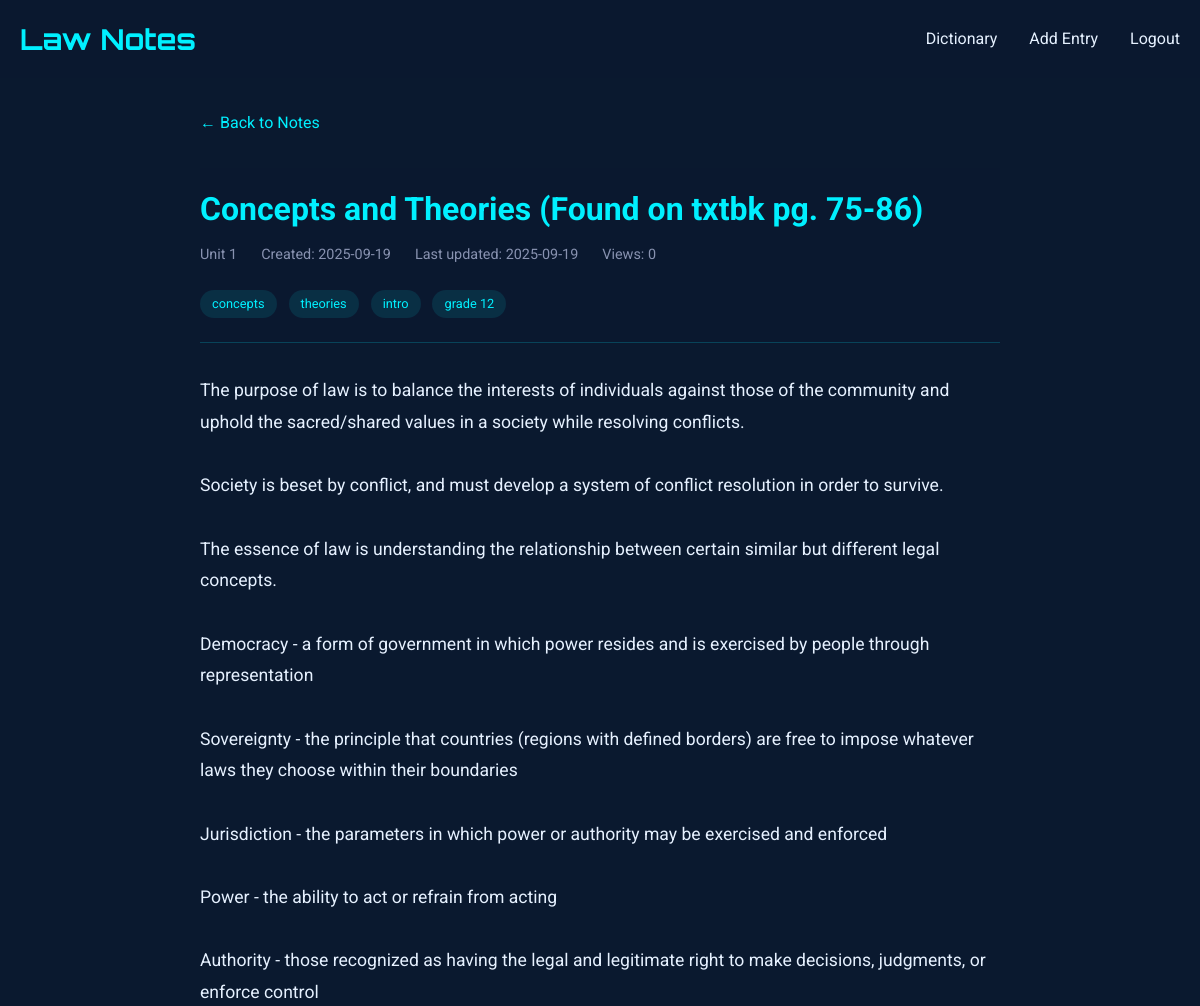
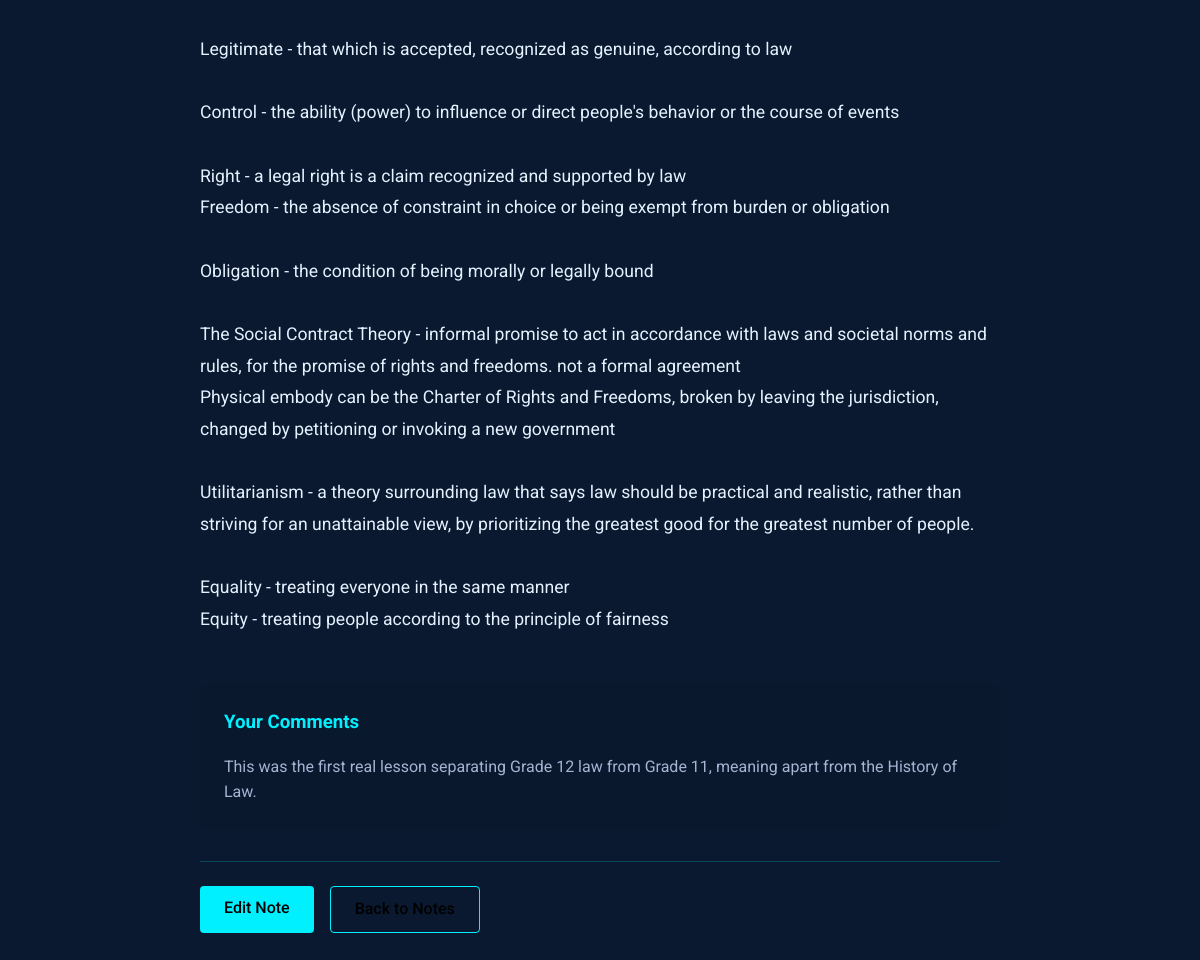
/notes/29 (signed in), run on the app's committed database (2 pictures, top to bottom).
### tables this page shows
CREATE TABLE notes (
    id INTEGER PRIMARY KEY AUTOINCREMENT,
    title TEXT NOT NULL,                -- short title for the note
    content TEXT NOT NULL,              -- the full note text
    unit_number INTEGER,                -- optional: to group with course units
    tags TEXT,                          -- comma-separated or JSON for filtering/search
    related_entries TEXT,               -- store glossary ids (e.g., "1,4,5") for cross-linking
    created_at TIMESTAMP DEFAULT CURRENT_TIMESTAMP,
    last_updated TIMESTAMP DEFAULT CURRENT_TIMESTAMP,
    views INTEGER DEFAULT 0,            -- track popularity
    is_favorite BOOLEAN DEFAULT 0,      -- quick flag for starred notes
    comments TEXT                       -- optional: your own thoughts or annotations
);

### notes_routes.py (the view, shortened to what this page needs)
@notes_bp.route('/<int:note_id>')
def view_note(note_id):
    if not session.get("name"):
        return redirect("/auth/login")
    db = SQL("sqlite:///notes.db")
    note = db.execute("""
        SELECT *,
               strftime('%Y-%m-%d', created_at) as created_date,
               strftime('%Y-%m-%d', last_updated) as last_updated
        FROM notes
        WHERE id = :id
    """, id=note_id)
    if not note:
        abort(404)
    note = note[0]
    db.execute("""
        UPDATE notes
        SET views = COALESCE(views, 0) + 1
        WHERE id = :id
    """, id=note_id)
    content = note['content']
    content = re.sub(r'^# (.*?)$', r'<h1>\1</h1>', content, flags=re.MULTILINE)
    content = re.sub(r'^## (.*?)$', r'<h2>\1</h2>', content, flags=re.MULTILINE)
    content = re.sub(r'^### (.*?)$', r'<h3>\1</h3>', content, flags=re.MULTILINE)
    content = re.sub(r'\*\*(.*?)\*\*', r'<strong>\1</strong>', content)
    content = re.sub(r'\*(.*?)\*', r'<em>\1</em>', content)
    content = re.sub(r'^\s*[-*] (.*?)$', r'<li>\1</li>', content, flags=re.MULTILINE)
    content = re.sub(r'(<li>.*</li>)', r'<ul>\1</ul>', content, flags=re.DOTALL)
    content = re.sub(r'^> (.*?)$', r'<blockquote>\1</blockquote>', content, flags=re.MULTILINE)
    content = content.replace('\n', '<br>')
    content = re.sub(
        r'<aside>\s*💡\s*(.*?)\s*</aside>',
        r'<div class="callout"><div class="callout-emoji">💡</div><div class="callout-content">\1</div></div>',
        content,
        flags=re.DOTALL
    )
    sections = re.split(r'(<h[1-3]>.*?</h[1-3]>)', content)
    processed_sections = []
    for i, section in enumerate(sections):
        if section.startswith('<h'):
            processed_sections.append(section)
        elif section.strip():
            if not any(tag in section for tag in ['<p>', '<ul>', '<ol>', '<blockquote>', '<div class="callout">']):
                section = f'<p>{section}</p>'
            processed_sections.append(section)
    processed_content = '\n'.join(processed_sections)
    related_entries = []
    return render_template('notes/view.html',
                         note=note,
                         content=processed_content,
                         related_entries=related_entries)

### sql.py (called while the page is built, shortened)
def _enable_logging(f):
    import logging
    import functools
    import os
    @functools.wraps(f)
    def decorator(*args, **kwargs):
        try:
            import flask
        except ModuleNotFoundError:
            return f(*args, **kwargs)
        disabled = logging.getLogger("cs50").disabled
        if flask.current_app and os.getenv("FLASK_ENV") == "development":
            logging.getLogger("cs50").disabled = False
        try:
            return f(*args, **kwargs)
        finally:
            logging.getLogger("cs50").disabled = disabled
    return decorator

def _parse_placeholder(token):
    import re
    import sqlparse
    if (
        not isinstance(token, sqlparse.sql.Token)
        or token.ttype != sqlparse.tokens.Name.Placeholder
    ):
        raise TypeError()
    if token.value == "?":
        return "qmark", None
    matches = re.search(r"^:([1-9]\d*)$", token.value)
    if matches:
        return "numeric", int(matches.group(1)) - 1
    matches = re.search(r"^:([a-zA-Z]\w*)$", token.value)
    if matches:
        return "named", matches.group(1)

    def __del__(self):
        self._disconnect()

    def _disconnect(self):
        if hasattr(_data, self._name()):
            getattr(_data, self._name()).close()
            delattr(_data, self._name())

    def _name(self):
        return str(hash(self))

        def connect(dbapi_connection, connection_record):
            try:
                if isinstance(
                    dbapi_connection, sqlite3.Connection
                ):  # If back end is sqlite
                    cursor = dbapi_connection.cursor()
                    cursor.execute("PRAGMA foreign_keys=ON")
                    cursor.close()
            except:
                pass

### templates/notes/view.html (shortened to what this page needs)
{% extends "notes/base.html" %}
{% block content %}
<div class="container" style="max-width: 800px; margin: 0 auto;">
    <div style="margin-bottom: 1rem;">
        <a href="{{ url_for('notes.index') }}" style="color: var(--primary); text-decoration: none; display: inline-flex; align-items: center; margin-bottom: 1rem;">
            ← Back to Notes
        </a>
    </div>
    <article class="note">
        <header class="note-header">
            <h1 class="note-title">
                {{ note.title }}
            </h1>
            <div class="note-meta">
                {% if note.unit_number %}
                <span>Unit {{ note.unit_number }}</span>
                {% endif %}
                <span>Created: {{ note.created_date }}</span>
                <span>Last updated: {{ note.last_updated }}</span>
                <span>Views: {{ note.views or 0 }}</span>
            </div>
            {% if note.tags %}
            <div class="note-tags" style="margin-top: 1rem;">
                {% for tag in note.tags.split(',') %}
                    <span class="tag">{{ tag.strip() }}</span>
                {% endfor %}
            </div>
            {% endif %}
        </header>
        <div class="note-content">
            {{ content|safe }}
        </div>
        {% if note.comments %}
        <div class="note-comments" style="margin-top: 3rem; padding: 1.5rem; background: rgba(10, 25, 47, 0.5); border-radius: 6px;">
            <h3 style="color: var(--primary); margin-top: 0; margin-bottom: 1rem;">Your Comments</h3>
            <p style="margin: 0; color: #a8b2d1;">{{ note.comments|replace('\n', '<br>')|safe }}</p>
        </div>
        {% endif %}
        <div class="actions">
            <a href="{{ url_for('notes.edit_note', note_id=note.id) }}" class="btn" style="background: var(--primary); color: #000;">
                Edit Note
            </a>
            <a href="{{ url_for('notes.index') }}" class="btn" style="background: transparent; border: 1px solid var(--primary);">
                Back to Notes
            </a>
        </div>
    </article>
</div>
{% endblock %}

### templates/dictionary/base.html (style rules this page uses)
:root { --primary: #00f0ff; --bg-dark: #0a192f; --text: #e6f1ff; --success: #2ecc71; --error: #e74c3c; }
body { font-family: 'Roboto', sans-serif; background-color: var(--bg-dark); color: var(--text); line-height: 1.6; margin: 0; padding: 0; }
.container { max-width: 1200px; margin: 0 auto; padding: 0 20px; }
header { background: rgba(10, 25, 47, 0.9); padding: 1rem 0; }
.btn { display: inline-block; padding: 0.6rem 1.5rem; background: var(--primary); color: #000; border: none; border-radius: 4px; cursor: pointer; text-decoration: none; font-weight: 500; transition: all 0.3s; }

### templates/notes/view.html (style rules this page uses)
.note-header { margin-bottom: 2rem; padding-bottom: 1rem; border-bottom: 1px solid rgba(0, 240, 255, 0.2); }
.note-title { color: var(--primary); margin: 0 0 0.5rem 0; font-size: 2rem; font-weight: 700; }
.note-meta { display: flex; gap: 1.5rem; color: #8892b0; font-size: 0.9rem; margin-bottom: 1.5rem; }
.note-content { font-size: 1.1rem; line-height: 1.8; color: #e6f1ff; }
.note-content p { margin: 1.5rem 0; }
.tag { display: inline-block; background: rgba(0, 240, 255, 0.1); color: var(--primary); padding: 0.25rem 0.75rem; border-radius: 20px; font-size: 0.8rem; margin-right: 0.5rem; margin-bottom: 0.5rem; }
.actions { display: flex; gap: 1rem; margin-top: 2rem; padding-top: 1.5rem; border-top: 1px solid rgba(0, 240, 255, 0.2); }

### data on the page
notes: title "Concepts and Theories (Found on txtbk pg. 75-86)", unit_number "1", views "0", comments "This was the first real lesson separating Grade 12 law from Grade 11, meaning apart from the History of Law."

### other printed values
{{ note.created_date }} "2025-09-19"
{{ note.last_updated }} "2025-09-19"
{{ tag.strip() }} "concepts" "theories" "intro" "grade 12"
